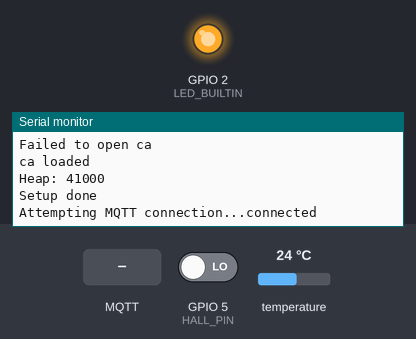
Recording of a sketch running on a simulated ESP8266 (NodeMCU). Parts: output pins drawn as LEDs (lit = HIGH, except the on-board LED, lit = LOW), the last lines printed to the serial monitor. Inputs (shaded band) come from the test bench; at power-on: GPIO 5 (HALL_PIN) LOW, temperature 24 °C. WiFi joins after 1.5 s; servers stay silent unless stated; network time is answered at once with the bench clock; the local clock reads 2024-03-15 10:24:30 at power-on unless the sketch sets it; no MQTT or app messages arrive unless stated; not simulated (calls return 0 or success): xCredentials.h.

Above: at 6.7 s.
6.8 s: GPIO 5 (HALL_PIN) driven HIGH
At 8.5 s:
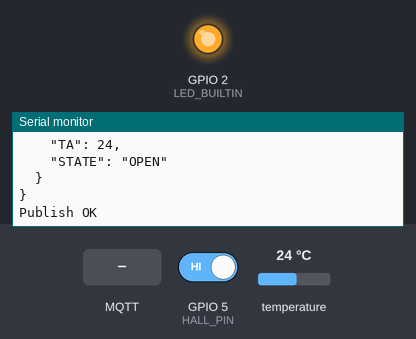
9.0 s: MQTT message "OPEN" arrives on the first subscribed topic
At 10.2 s:
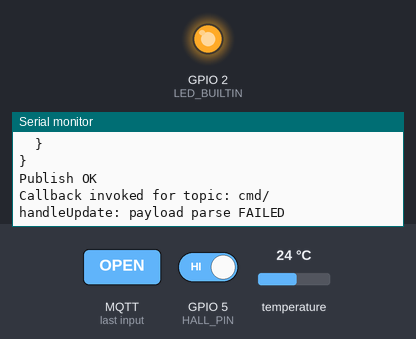
10.5 s: GPIO 5 (HALL_PIN) driven LOW
At 12.6 s:
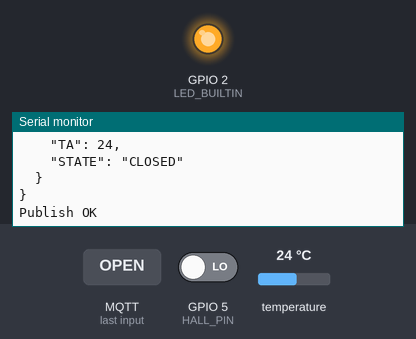

The sketch:

Awning.ino
```cpp
#include <ESP8266WiFi.h>
#include <PubSubClient.h>
#include <OneWire.h>
#include <DallasTemperature.h>
#include <ArduinoJson.h>
#include <RCSwitchCustom.h>
#include <NTPClient.h>
#include <WiFiUdp.h>
#include "xCredentials.h"

#define JSON_BUFFER_LENGTH 150
#define ONE_WIRE_BUS 14
#define TX_PIN 4
#define HALL_PIN 5
#define DEBUG 1

#define TX_CMD_OPEN  "FQ0F00Q101011F0F0F0F"
#define TX_CMD_CLOSE "FQ0F00Q101011F0F0101"
#define TX_CMD_STOP  "FQ0F00Q101011F0FFFFF"

const char publishTopic[] = "events/" DEVICE_ID; // publish events here
const char cmdTopic[] = "cmd/" DEVICE_ID;        // subscribe for commands here
const char AWS_endpoint[] = AWS_PREFIX ".iot.eu-west-1.amazonaws.com";
void callback(char* topic, byte* payload, unsigned int payloadLength);
const char clientId[] = "ESP8266-" DEVICE_ID;

WiFiUDP ntpUDP;
NTPClient timeClient(ntpUDP, "pool.ntp.org");
WiFiClientSecure espClient;
PubSubClient client(AWS_endpoint, 8883, callback, espClient);
CRCSwitch mySwitch = CRCSwitch();
OneWire oneWire(ONE_WIRE_BUS);
DallasTemperature sensor(&oneWire);
unsigned long lastHeartBeat = 0;
boolean lastIsClosed = true;

void setup() {
  Serial.begin(115200);
  Serial.setDebugOutput(true);

  setup_wifi();
  delay(1000);
  if (!SPIFFS.begin()) {
    Serial.println("Failed to mount file system");
    return;
  }

  Serial.print("Heap: "); Serial.println(ESP.getFreeHeap());

  // Load certificate file
  File cert = SPIFFS.open("/cert.der", "r");
  if (!cert) {
    Serial.println("Failed to open cert file");
  }
  else
    Serial.println("Success to open cert file");

  delay(1000);

  if (espClient.loadCertificate(cert))
    Serial.println("cert loaded");
  else
    Serial.println("cert not loaded");

  // Load private key file
  File private_key = SPIFFS.open("/private.der", "r");
  if (!private_key) {
    Serial.println("Failed to open private cert file");
  }
  else
    Serial.println("Success to open private cert file");

  delay(1000);

  if (espClient.loadPrivateKey(private_key))
    Serial.println("private key loaded");
  else
    Serial.println("private key not loaded");

  // Load CA file
  File ca = SPIFFS.open("/ca.der", "r");
  if (!ca) {
    Serial.println("Failed to open ca ");
  }
  else
    Serial.println("Success to open ca");

  delay(1000);

  if (espClient.loadCACert(ca))
    Serial.println("ca loaded");
  else
    Serial.println("ca failed");

  Serial.print("Heap: "); Serial.println(ESP.getFreeHeap());

  // TX setup
  mySwitch.enableTransmit(TX_PIN);
  mySwitch.setProtocol(4);
  mySwitch.setRepeatTransmit(10);

  pinMode(HALL_PIN, INPUT);
  pinMode(LED_BUILTIN, OUTPUT);

  digitalWrite(LED_BUILTIN, LOW);    // turn the LED off by making the voltage LOW

  Serial.println("Setup done");
}

void loop() {
  unsigned long now = millis();
  boolean isClosed = true;

  if (digitalRead(HALL_PIN) == HIGH) {
    isClosed = false;
  }

  if (!client.connected()) {
    reconnect();
  }
  client.loop();

  if (lastIsClosed != isClosed) {
    float ta = poll();
    if(publish(isClosed, ta)) {
      lastIsClosed = isClosed;
    }
  }

  if ( now - lastHeartBeat > 600000) {
    float ta = poll();
    if (publish(isClosed, ta)) {
      lastHeartBeat = now;
    }
  }
}

void setup_wifi() {

  delay(10);
  // We start by connecting to a WiFi network
  espClient.setBufferSizes(512, 512);
  Serial.println();
  Serial.print("Connecting to ");
  Serial.println(ssid);

  WiFi.begin(ssid, password);

  while (WiFi.status() != WL_CONNECTED) {
    delay(500);
    Serial.print(".");
  }

  WiFi.mode(WIFI_STA);
  Serial.println("");
  Serial.println("WiFi connected");
  Serial.println("IP address: ");
  Serial.println(WiFi.localIP());

  timeClient.begin();
  while (!timeClient.update()) {
    timeClient.forceUpdate();
  }

  espClient.setX509Time(timeClient.getEpochTime());

}

void reconnect() {
  // Loop until we're reconnected
  while (!client.connected()) {
    Serial.print("Attempting MQTT connection...");
    // Attempt to connect
    if (client.connect(clientId)) {
      Serial.println("connected");
      // resubscribe
      client.subscribe(cmdTopic);
    } else {
      Serial.print("failed, rc=");
      Serial.print(client.state());
      Serial.println(" try again in 5 seconds");

      char buf[256];
      espClient.getLastSSLError(buf, 256);
      Serial.print("WiFiClientSecure SSL error: ");
      Serial.println(buf);

      // Wait 5 seconds before retrying
      delay(5000);
    }
  }
}

float poll() {
  sensor.begin();
  sensor.requestTemperatures();

  return sensor.getTempCByIndex(0);
}

boolean publish(boolean isClosed, float ta) {
  boolean ret = true;

  StaticJsonBuffer<JSON_BUFFER_LENGTH> jsonBuffer;
  JsonObject& root = jsonBuffer.createObject();
  JsonObject& d = root.createNestedObject("d");

  d["TA"] = ta;
  if(isClosed) {
    d["STATE"] = "CLOSED";
  } else {
    d["STATE"] = "OPEN";
  }

  Serial.println("Publish payload:"); root.prettyPrintTo(Serial); Serial.println();

  char buff[JSON_BUFFER_LENGTH];
  root.printTo(buff, JSON_BUFFER_LENGTH);

  if (client.publish(publishTopic, buff)) {
    Serial.println("Publish OK");
  } else {
    Serial.println("Publish FAILED");
    ret = false;
  }

  return ret;
}

void openIt() {
  Serial.println("Transmitting OPEN.");
  mySwitch.sendQuadState(TX_CMD_OPEN);
  mySwitch.sendQuadState(TX_CMD_OPEN);
}

void stopIt() {
  Serial.println("Transmitting STOP.");
  mySwitch.sendQuadState(TX_CMD_STOP);
  mySwitch.sendQuadState(TX_CMD_STOP);
}

void closeIt() {
  Serial.println("Transmitting CLOSE.");
  mySwitch.sendQuadState(TX_CMD_CLOSE);
  mySwitch.sendQuadState(TX_CMD_CLOSE);
}

void callback(char* topic, byte * payload, unsigned int length) {
  Serial.print("Callback invoked for topic: "); Serial.println(topic);

  if (strcmp (cmdTopic, topic) == 0) {
    handleUpdate(payload);
  }
}

void handleUpdate(byte * payload) {
  StaticJsonBuffer<JSON_BUFFER_LENGTH> jsonBuffer;
  JsonObject& root = jsonBuffer.parseObject((char*)payload);
  if (!root.success()) {
    Serial.println("handleUpdate: payload parse FAILED");
    return;
  }

  Serial.println("handleUpdate payload:"); root.prettyPrintTo(Serial); Serial.println();

  JsonObject& d = root["d"];
  if (d.containsKey("CMD")) {
    if (d["CMD"] == "OPEN") {
      openIt();
    } else if (d["CMD"] == "CLOSE") {
      closeIt();
    } else if (d["CMD"] == "STOP") {
      stopIt();
    }
  }
}
```

RCSwitchCustom.h
```cpp
// (licence header left out)
#ifndef _CRCSwitch_h
#define _CRCSwitch_h

#if defined(ARDUINO) && ARDUINO >= 100
    #include "Arduino.h"
#else
    #include "WProgram.h"
#endif

// Number of maximum High/Low changes per packet.
// We can handle up to (unsigned long) => 32 bit * 2 H/L changes per bit + 2 for sync
#define CRCSwitch_MAX_CHANGES 67


class CRCSwitch {

  public:
    CRCSwitch();

    void switchOn(int nGroupNumber, int nSwitchNumber);
    void switchOff(int nGroupNumber, int nSwitchNumber);
    void switchOn(char* sGroup, int nSwitchNumber);
    void switchOff(char* sGroup, int nSwitchNumber);
    void switchOn(char sFamily, int nGroup, int nDevice);
    void switchOff(char sFamily, int nGroup, int nDevice);
	void switchOn(char* sGroup, char* sDevice);
	void switchOff(char* sGroup, char* sDevice);

    void sendTriState(char* Code);
    void sendQuadState(char* sCodeWord);
    void send(unsigned long Code, unsigned int length);
    void send(char* Code);
    void sendQQ();

    void enableReceive(int interrupt);
    void enableReceive();
    void disableReceive();
    bool available();
	void resetAvailable();

    unsigned long getReceivedValue();
    unsigned int getReceivedBitlength();
    unsigned int getReceivedDelay();
	unsigned int getReceivedProtocol();
    unsigned int* getReceivedRawdata();

    void enableTransmit(int nTransmitterPin);
    void disableTransmit();
    void setPulseLength(int nPulseLength);
    void setRepeatTransmit(int nRepeatTransmit);
    void setReceiveTolerance(int nPercent);
	void setProtocol(int nProtocol);
	void setProtocol(int nProtocol, int nPulseLength);

  private:
    char* getCodeWordB(int nGroupNumber, int nSwitchNumber, boolean bStatus);
    char* getCodeWordA(char* sGroup, int nSwitchNumber, boolean bStatus);
    char* getCodeWordA(char* sGroup, char* sDevice, boolean bStatus);
    char* getCodeWordC(char sFamily, int nGroup, int nDevice, boolean bStatus);
    void sendT0();
    void sendT1();
    void sendTF();
    void send0();
    void send1();
    void sendSync();
    void transmit(int nHighPulses, int nLowPulses);

    static char* dec2binWzerofill(unsigned long dec, unsigned int length);

    static void handleInterrupt();
	static bool receiveProtocol1(unsigned int changeCount);
	static bool receiveProtocol2(unsigned int changeCount);
    int nReceiverInterrupt;
    int nTransmitterPin;
    int nPulseLength;
    int nRepeatTransmit;
	char nProtocol;

	static int nReceiveTolerance;
    static unsigned long nReceivedValue;
    static unsigned int nReceivedBitlength;
	static unsigned int nReceivedDelay;
	static unsigned int nReceivedProtocol;
    static unsigned int timings[CRCSwitch_MAX_CHANGES];


};

#endif
```

Measured:
- after the input at 6.8 s, the serial monitor: prints a new line after 0.78 s (image 1)
- after the input at 9.0 s, the serial monitor: prints a new line at once (image 2)
- after the input at 10.5 s, the serial monitor: prints a new line after 0.78 s (image 3)
